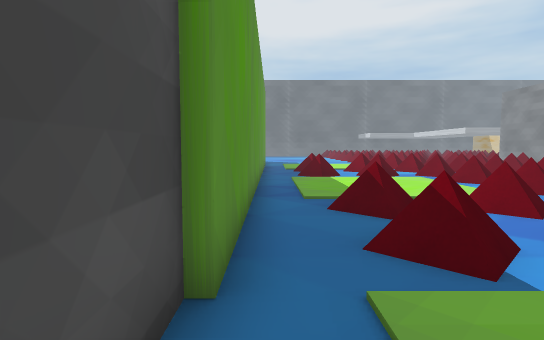
View 1 (above)

20 first-person views from a walk through a Unity game level. The camera is 1.2 m above the floor, tilts 4° down and sees 80° across. The floor is counted in squares, 1 m on a side. Each view is taken from the middle of a square. On the plan, view 1 faces up. The plan holds only what a view shows up to about 14 squares ahead; the rest is blank. The place goes on beyond the plan. Some surface patterns are stand-ins.

View 2
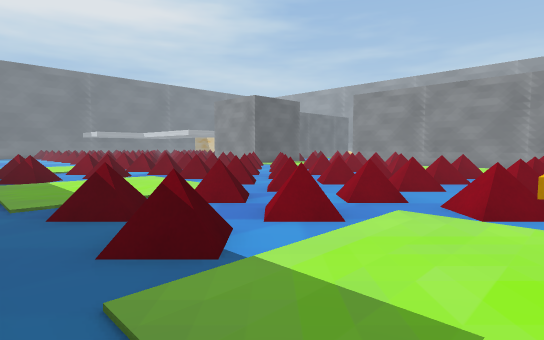

View 3
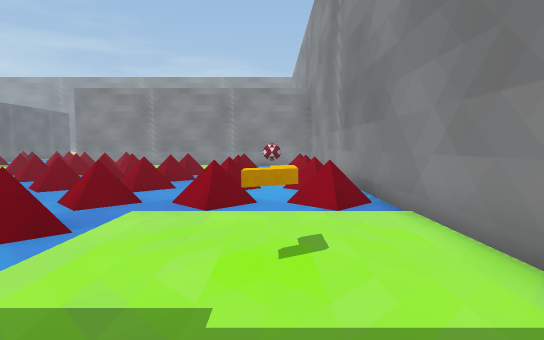

View 4
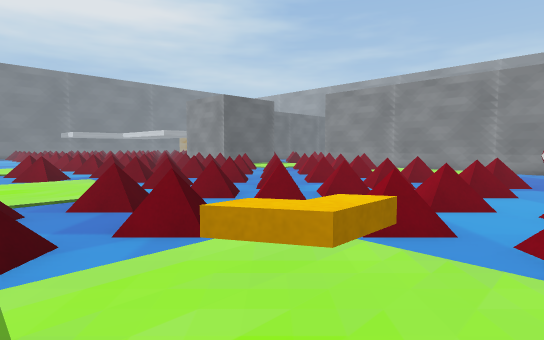

View 5
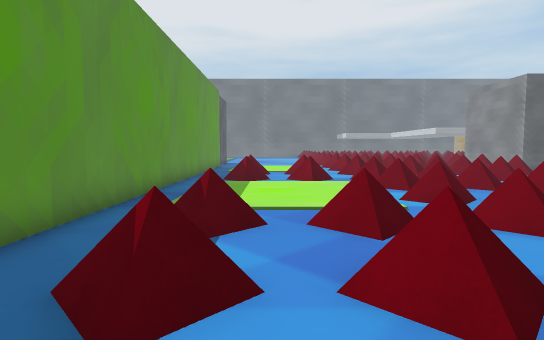

View 6
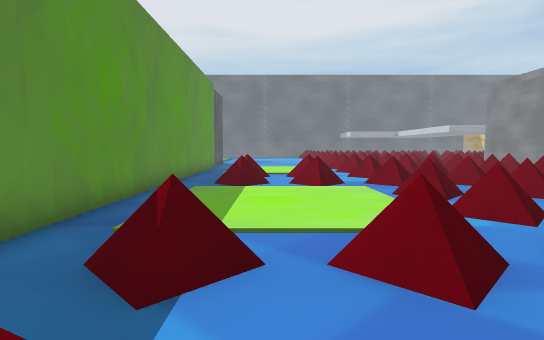

View 7
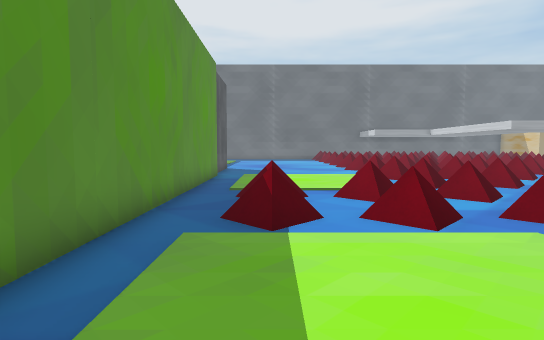

View 8
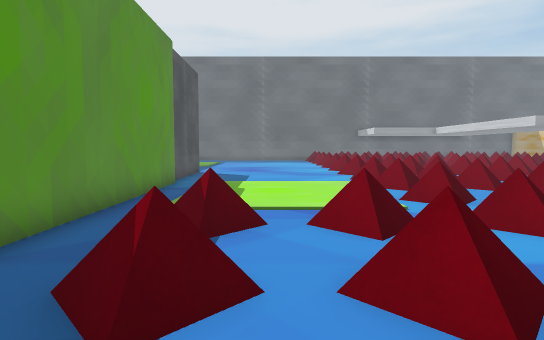

View 9
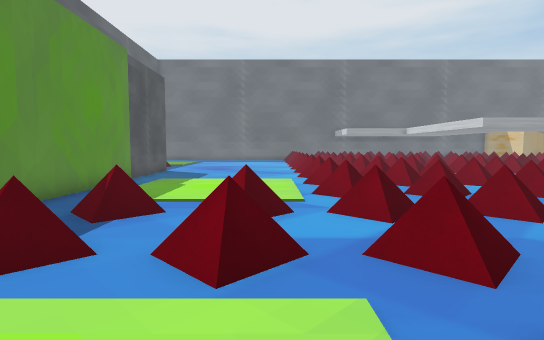

View 10
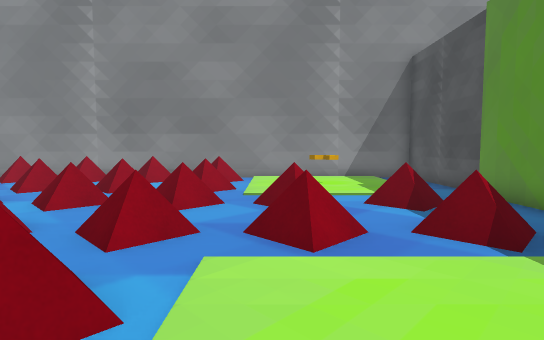

View 11
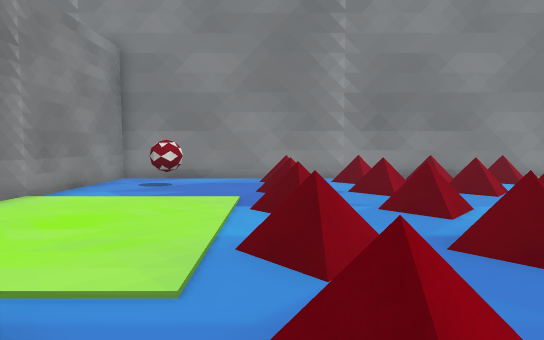

View 12
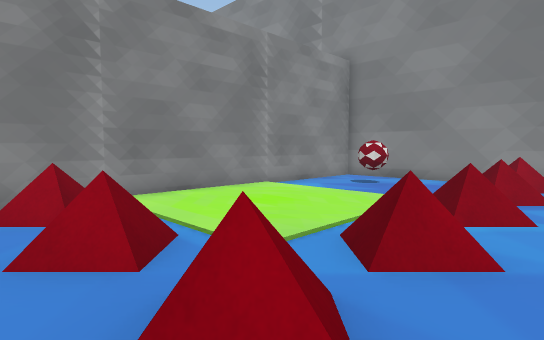

View 13
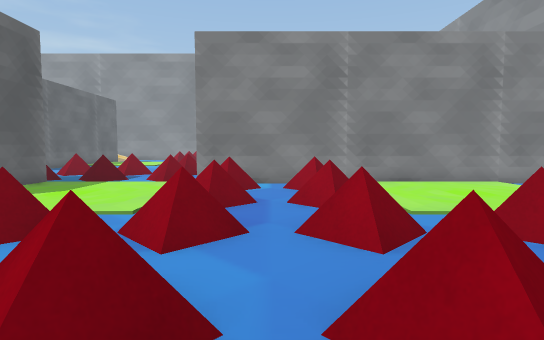

View 14
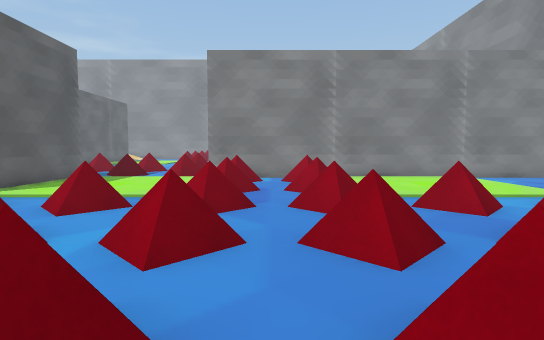

View 15
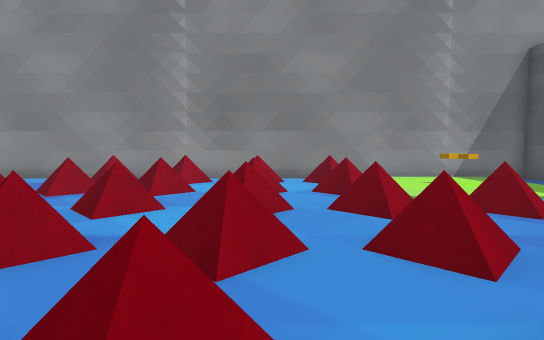

View 16
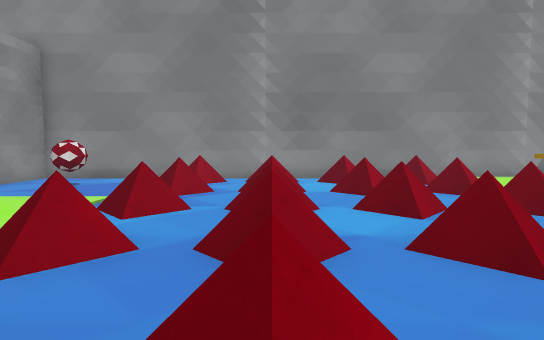

View 17
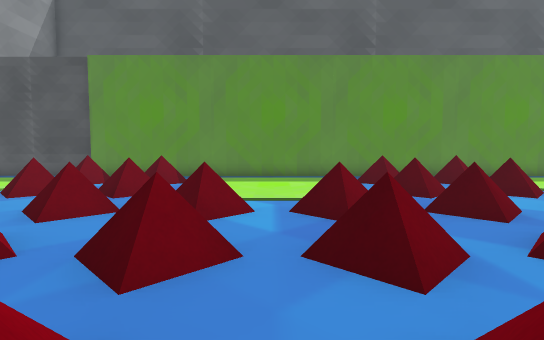

View 18
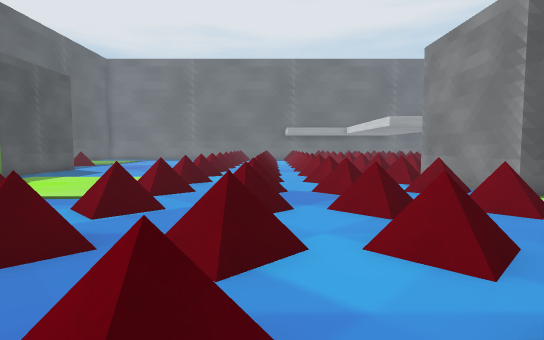

View 19
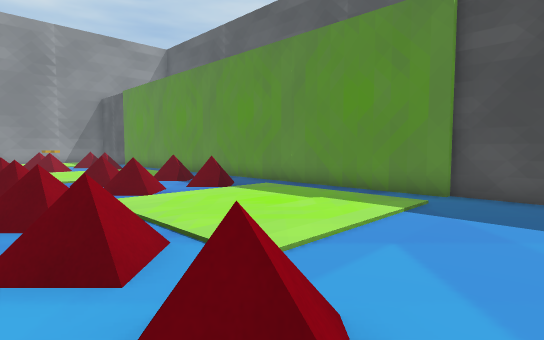

View 20
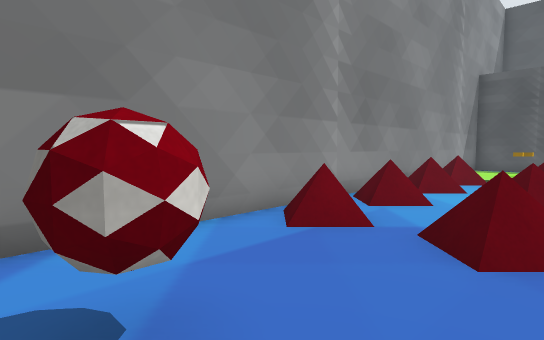

### Floor plan
Key: @ floor where view 1 was taken; # wall or solid block; . floor; / step, stairs or slope; = window, fence, low wall or low ledge.
Columns run from 1 left of view 1 to 24 right of it. Each row starts with its distance up from view 1.
 25 # ...... .
 24 #.......=#==#=#==
 23 #.......=#==#=#==#
 22 #.......=#==#=#==#
 21 #.......=#==#=#==#
 20 #............. ..#
 19 #.......=#==#=#==#       =
 18 #.......=#==#=#==######=#=
 17 #..=./=.=#==#=#= ......=#=
 16 #..=./=.=#==#=#==......=#=
 15 #........................
 14 #..=./=.=#==#=#==......=
 13 #..=./=.=#==#=#==..... #
 12 #.......=#==#=#==.=  =#
 11 #.......=#==#=#==.= /=#
 10 #.....................#
  9 #.......=#==#=#==.=./=#
  8 #.......=#==#=#==.=./=#
  7 #..=./=.=#==#=#==.....#
  6 #..=./=.=#==#=#==.....#
  5 #.....................#
  4 #..=./=.=#==#=#==.....#
  3 #..=./=.=#==#=#==.....#
  2 #.......=#==#=#==.....#
  1 #.......=#==#=#==.....#
  0 #@.................#..#
 -1 #.......=.==.=.==.....#
 -2 #...... # #######.....#
 -3 #######################

Positions as (right, up) in squares from view 1, and headings:
1: (0, 0), facing up
2: (0, 0), facing up-right
3: (0, 0), facing right
4: (2, -1), facing up-right
5: (3, 1), facing up
6: (3, 3), facing up
7: (2, 8), facing up
8: (3, 11), facing up
9: (5, 10), facing up
10: (5, 11), facing down
11: (15, 10), facing down
12: (13, 10), facing down-right
13: (10, 10), facing right
14: (8, 10), facing right
15: (9, 10), facing down
16: (12, 10), facing down
17: (13, 10), facing left
18: (10, 10), facing up
19: (8, 25), facing down-left
20: (19, 2), facing down-left
